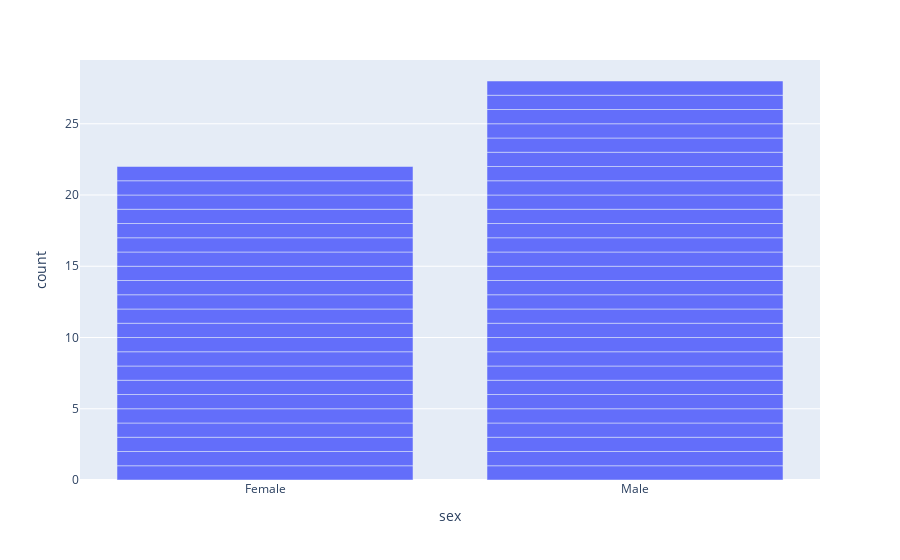

Notebook code for this chart:
### Code cell
fig = px.bar(df, x="sex")
fig.show()

### Figure 1 — Plotly figure (JSON) as saved in the notebook; plotly's stock layout.template omitted (floating-point values rounded to 4 significant figures)
{"data": [{"alignmentgroup": "True", "hovertemplate": "sex=%{x}<br>count=%{y}<extra></extra>", "legendgroup": "", "marker": {"color": "#636efa", "pattern": {"shape": ""}}, "name": "", "offsetgroup": "", "orientation": "v", "showlegend": false, "textposition": "auto", "type": "bar", "x": ["Female", "Female", "Male", "Male", "Male", "Male", "Male", "Female", "Male", "Female", "Male", "Female", "Male", "Male", "Male", "Male", "Male", "Female", "Male", "Female", "Female", "Male", "Female", "Male", "Female", "Female", "Male", "Female", "Male", "Male", "Female", "Male", "Male", "Female", "Female", "Male", "Male", "Male", "Female", "Female", "Female", "Male", "Male", "Male", "Female", "Male", "Male", "Female", "Female", "Female"], "xaxis": "x", "y": [1, 1, 1, 1, 1, 1, 1, 1, 1, 1, 1, 1, 1, 1, 1, 1, 1, 1, 1, 1, 1, 1, 1, 1, 1, 1, 1, 1, 1, 1, 1, 1, 1, 1, 1, 1, 1, 1, 1, 1, 1, 1, 1, 1, 1, 1, 1, 1, 1, 1], "yaxis": "y"}], "layout": {"barmode": "relative", "legend": {"tracegroupgap": 0}, "margin": {"t": 60}, "xaxis": {"anchor": "y", "domain": [0, 1], "title": {"text": "sex"}}, "yaxis": {"anchor": "x", "domain": [0, 1], "title": {"text": "count"}}}}
